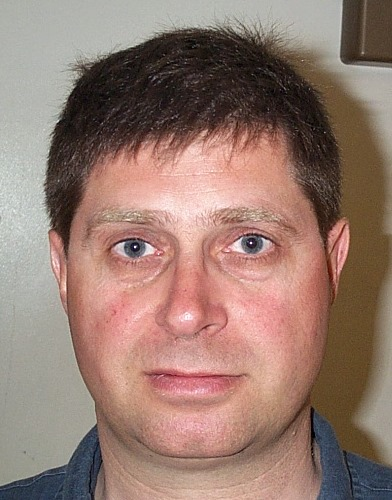
%> input picture images/DB1/db1_01.jpg, 392 x 500 px
$ octave --eval "result = eyeMap(imread('images/DB1/db1_01.jpg'));"   (GNU Octave 9; MATLAB toolbox functions it lacks are replaced by stand-ins)
%> lines starting %> are read from the running program, lines starting %| are printed output that depends on the picture; in (x1, y1, x2, y2) boxes, pixels count from 0 and x2, y2 are one past the last pixel; in counts of white or black regions, pixels touching at a corner belong together; the program's own positions count from 1
function output = eyeMap(im)
%im = imread("db1_01.jpg");
%im = im2double(im);

im_ycbcr = rgb2ycbcr(im);
%> im_ycbcr: size 500x392x3 uint8; mean of channels 1, 2, 3 127.3, 119.3, 140.8

y = im_ycbcr(:,:,1);
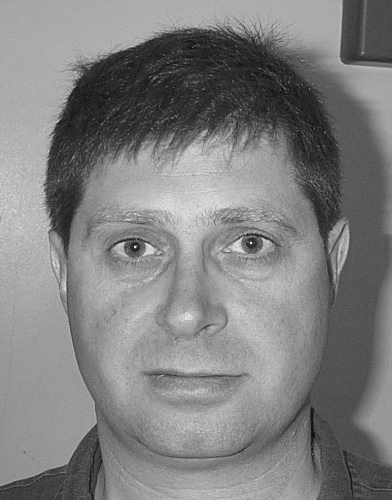
%> y: size 500x392 uint8; min 16, max 232, mean 127.3
cb = im_ycbcr(:,:,2);
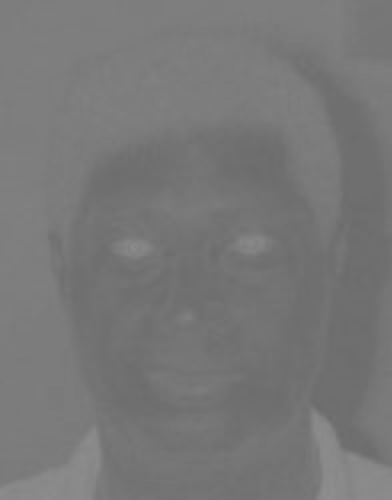
%> cb: size 500x392 uint8; min 107, max 142, mean 119.3
cr = im_ycbcr(:,:,3);
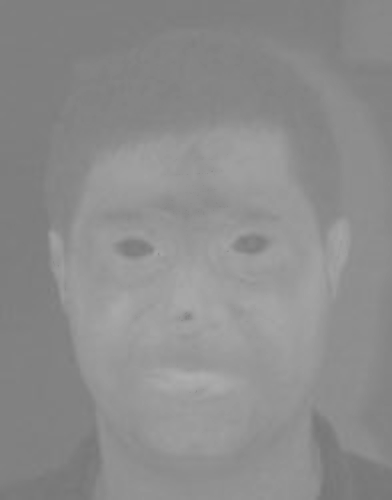
%> cr: size 500x392 uint8; min 118, max 174, mean 140.8
cr_neg = 1-cr; %fr�ga daniel
%> cr_neg: size 500x392 uint8; every value is 0

EyeMapC = (1/3)*( (cb.^2) + (cr_neg.^2) + (cb./cr) );
%> EyeMapC: size 500x392 uint8; every value is 85
EyeMapC = EyeMapC./max(EyeMapC(:));
%> EyeMapC: size 500x392 uint8; every value is 1

r = 10;
SE = strel('disk', r);

y_dilate = imdilate(y,SE);
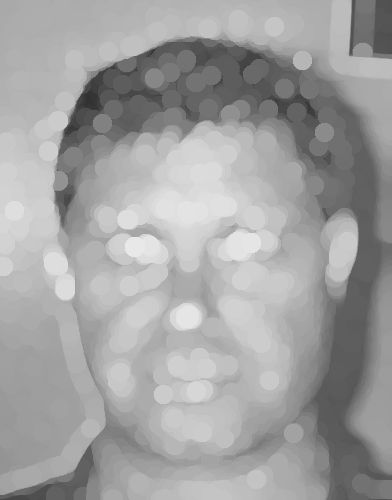
%> y_dilate: size 500x392 uint8; min 49, max 232, mean 161
y_erode = imerode(y,SE);
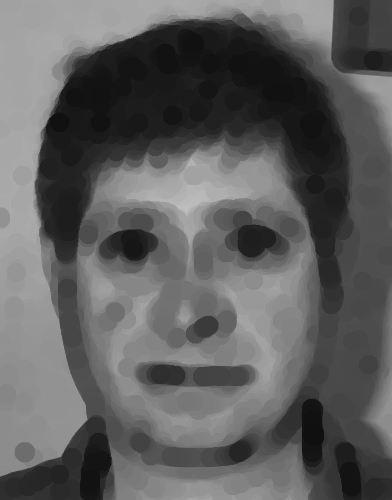
%> y_erode: size 500x392 uint8; min 16, max 191, mean 94.5

EyeMapL = y_dilate./(y_erode + 1);
EyeMapL = EyeMapL./max(EyeMapL(:));
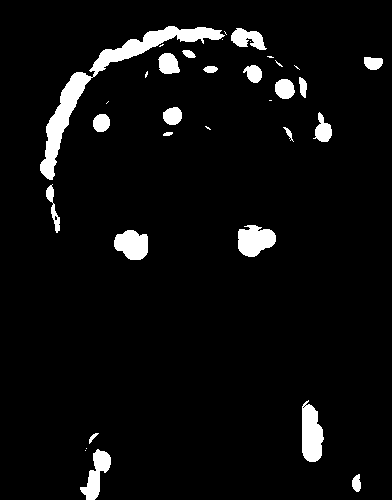
%> EyeMapL: size 500x392 uint8; values 0 (black) and 1 (white), 5.2% white; 34 white regions (13 under 20 px), largest, box (x1, y1, x2, y2) and area: (40, 26, 225, 180) 3535, (302, 400, 324, 462) 1015, (238, 225, 276, 257) 886

output = EyeMapC .* EyeMapL;

output = imdilate(output,SE);
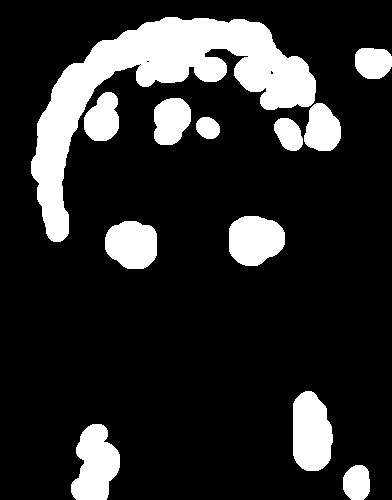
%> output: size 500x392 uint8; values 0 (black) and 1 (white), 17.3% white; 12 white regions, largest, box (x1, y1, x2, y2) and area: (31, 17, 316, 242) 17621, (293, 391, 333, 471) 2621, (71, 424, 120, 500) 2596


end

$ run again, on images/DB1/db1_03.jpg
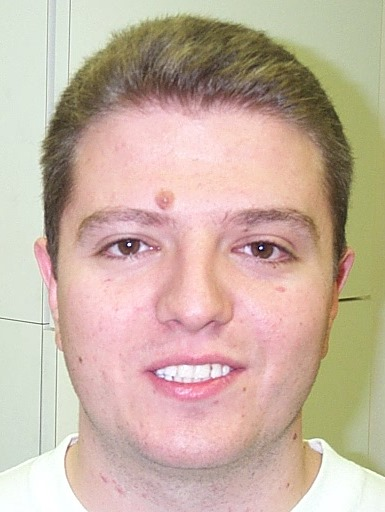
%> input picture images/DB1/db1_03.jpg, 385 x 512 px
%> im_ycbcr: size 512x385x3 uint8; mean of channels 1, 2, 3 173.5, 118, 138.5
%> cr_neg: size 512x385 uint8; every value is 0
%> in eyeMap, `EyeMapL = EyeMapL./max(EyeMapL(:));`:
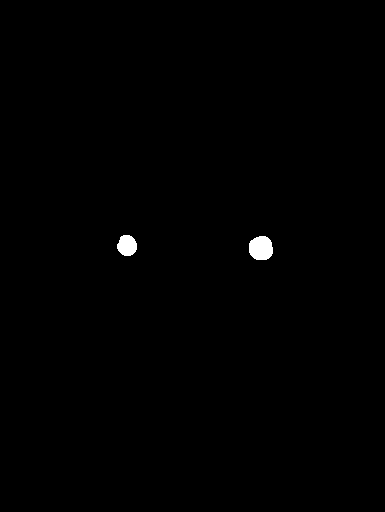
%> EyeMapL: size 512x385 uint8; values 0 (black) and 1 (white), 0.41% white; 2 white regions, box (x1, y1, x2, y2) and area: (249, 236, 273, 260) 478, (117, 235, 137, 256) 329
%> in eyeMap, `output = imdilate(output,SE);`:
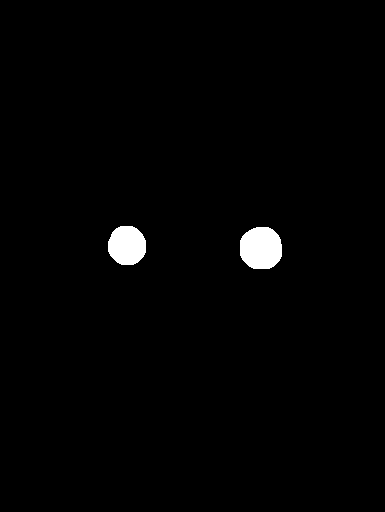
%> output: size 512x385 uint8; values 0 (black) and 1 (white), 1.4% white; 2 white regions, box (x1, y1, x2, y2) and area: (240, 227, 282, 269) 1472, (108, 226, 146, 265) 1203

$ run again, on images/DB1/db1_04.jpg
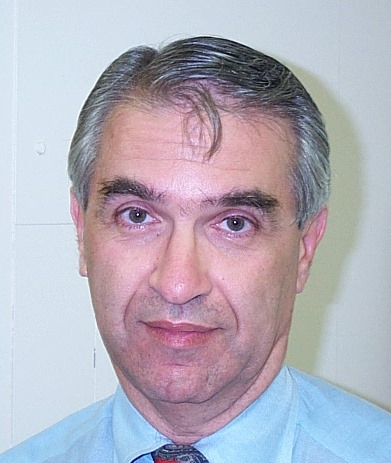
%> input picture images/DB1/db1_04.jpg, 391 x 463 px
%> im_ycbcr: size 463x391x3 uint8; mean of channels 1, 2, 3 168.7, 132.9, 128.8
%> cr_neg: size 463x391 uint8; every value is 0
%> in eyeMap, `output = imdilate(output,SE);`:
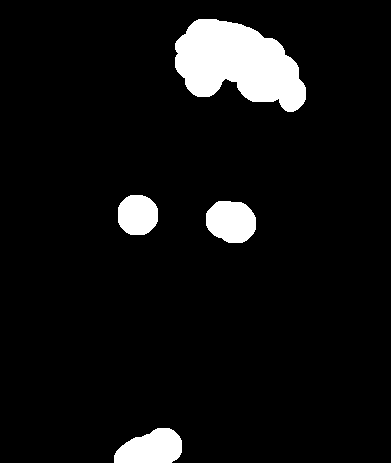
%> output: size 463x391 uint8; values 0 (black) and 1 (white), 7.1% white; 4 white regions, box (x1, y1, x2, y2) and area: (175, 19, 306, 112) 7994, (114, 428, 182, 463) 1792, (206, 201, 256, 243) 1693, (118, 195, 158, 235) 1330
